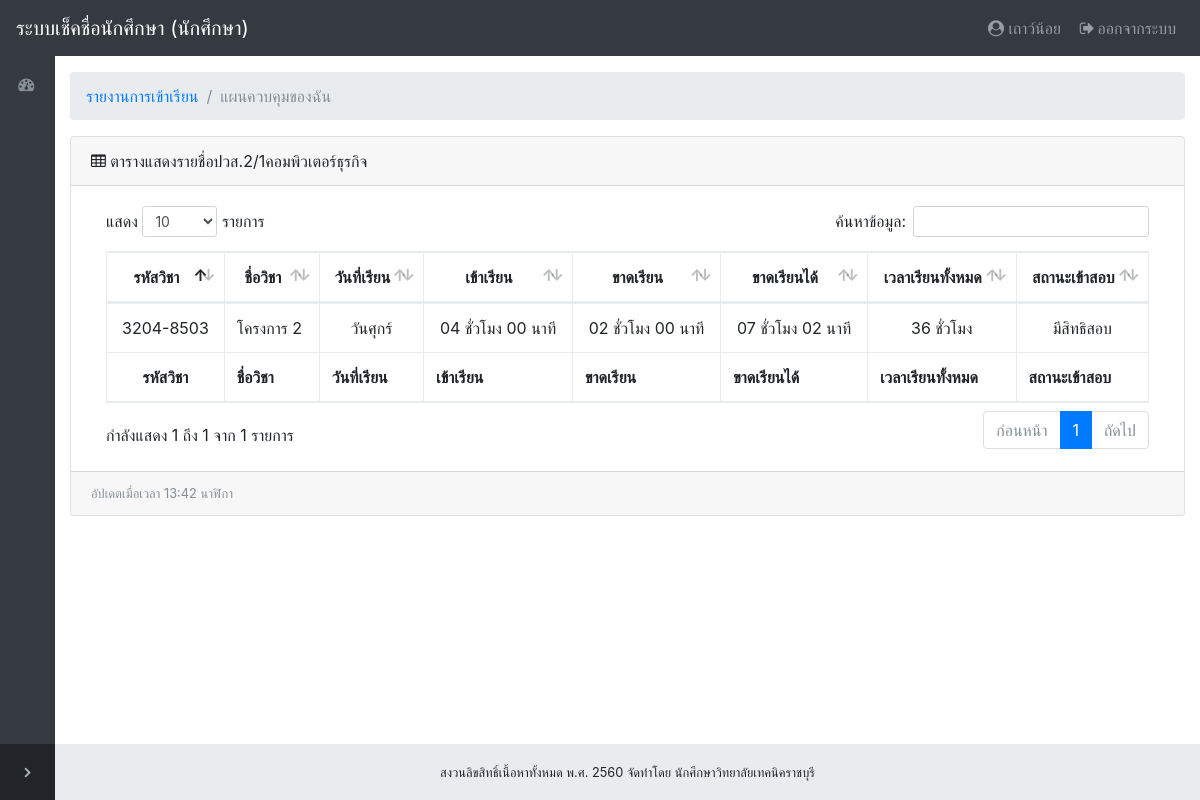
Page /login/student/ (signed in) on the committed database.
### tables this page shows
CREATE TABLE `subjects` (
  `ID` int(10) NOT NULL,
  `Subjects_code` varchar(10) NOT NULL,
  `Name` varchar(50) NOT NULL,
  `Time_start` varchar(20) NOT NULL,
  `Time_end` varchar(20) NOT NULL,
  `Time_all` varchar(10) NOT NULL,
  `Teacher_id` varchar(10) NOT NULL,
  `Day` varchar(10) NOT NULL,
  `St_class` varchar(20) NOT NULL,
  `St_department` varchar(50) NOT NULL,
  `Late` varchar(20) NOT NULL
);

### login/student/index.php (the view, shortened to what this page needs)
<?php
require("header.php");
$St_class =$_SESSION["St_class"];
$St_department =$_SESSION["St_department"];
$sql_result_subjects = mysqli_query($con, "SELECT * FROM subjects WHERE St_class='$St_class' AND St_department='$St_department' ");
?>
      <ol class="breadcrumb">
        <li class="breadcrumb-item">
          <a href="#">รายงานการเข้าเรียน</a>
        </li>
        <li class="breadcrumb-item active">แผนควบคุมของฉัน</li>
      </ol>
      <div class="card mb-3">
        <div class="card-header">
          <i class="fa fa-table"></i> ตารางแสดงรายชื่อ<?php echo $_SESSION["St_class"].$_SESSION["St_department"]; ?></div>
        <div class="card-body">
          <div class="table-responsive">
            <table class="table table-bordered" id="dataTable" width="100%" cellspacing="0">
              <thead>
                <tr>
                  <th style="text-align:center">รหัสวิชา</th>
                  <th style="text-align:center">ชื่อวิชา</th>
                  <th style="text-align:center">วันที่เรียน</th>
                  <th style="text-align:center">เข้าเรียน</th>
                  <th style="text-align:center">ขาดเรียน</th>
                  <th style="text-align:center">ขาดเรียนได้</th>
                  <th style="text-align:center">เวลาเรียนทั้งหมด</th>
                  <th style="text-align:center">สถานะเข้าสอบ</th>
                </tr>
              </thead>
              <tfoot>
                <tr>
                  <th style="text-align:center">รหัสวิชา</th>
                  <th>ชื่อวิชา</th>
                  <th>วันที่เรียน</th>
                  <th>เข้าเรียน</th>
                  <th>ขาดเรียน</th>
                  <th>ขาดเรียนได้</th>
                  <th>เวลาเรียนทั้งหมด</th>
                  <th>สถานะเข้าสอบ</th>
                </tr>
              </tfoot>
              <tbody>
                <?php
                      $Day_stop = 0;
                      while($sql_query_subjects = mysqli_fetch_array($sql_result_subjects, MYSQLI_ASSOC)){
                        $Subjects_ID = $sql_query_subjects['ID'];
                        $Subjects_code = $sql_query_subjects['Subjects_code'];
                        $Name = $sql_query_subjects['Name'];
                        $Day = $sql_query_subjects['Day'];
                        $Time_start = $sql_query_subjects['Time_start'];
                        $Time_end = $sql_query_subjects['Time_end'];
                        $sum_time = $Time_end-$Time_start;
                          $sql_stop_day = mysqli_query($con, "SELECT * FROM holiday WHERE Day='$Day' ");
                          while($rows_sql_stop_day = mysqli_fetch_array($sql_stop_day, MYSQLI_ASSOC)){
                              $Day_stop = $sum_time+$Day_stop;
                          }
                        $Time_all = $sql_query_subjects['Time_all'];
                        $Time_all_cover = ($Time_all*60)*60;
                        $Hours_all = '0';
                        $sql_result_record_status = mysqli_query($con, "SELECT Hours FROM record WHERE Subjects_ID='$Subjects_ID' AND Status='5' ");
                        $Hours_status_all = '0';
                        while($row_record_status = mysqli_fetch_array($sql_result_record_status,MYSQLI_ASSOC)){
                          $Hours_status = $row_record_status['Hours'];
                          $Hours_status_all = $Hours_status_all+$Hours_status;
                        }
                        $persen = 20;
                        $persen_check_status = ($Time_all_cover*$persen)/100;
                        $persen_check_status_sum = second_cover_hour($persen_check_status);
                        $Hours_all_sum = second_cover_hour($Hours_all+$Day_stop);
                        $time_kadreen = ($Hours_status_all-$Hours_all);
                        $time_kadreen_cover = second_cover_hour($time_kadreen);
                        if($time_kadreen > $persen_check_status){
                          $status_soob = "หมดสิทธิสอบ";
                          $status_css = "class='list-group-item-action list-group-item-danger'";
                        }elseif($time_kadreen <= $persen_check_status){
                          if($time_kadreen >= ($persen_check_status/2)){
                            $status_soob = "ใกล้หมดสิทธิสอบแล้ว";
                            $status_css = "class='list-group-item-action list-group-item-warning'";
                          }else{
                            $status_soob = "มีสิทธิสอบ";
                            $status_css = "";
                          }
                        }
                        echo "<tr $status_css>";
                          echo "<td style='text-align:center'>$Subjects_code </td>";
                          echo "<td>$Name</td>";
                          echo "<td style='text-align:center'>".Day_th($Day)."</td>";
                          echo "<td style='text-align:center'>$Hours_all_sum</td>";
                          echo "<td style='text-align:center'>$time_kadreen_cover</td>";
                          echo "<td style='text-align:center'>$persen_check_status_sum</td>";
                          echo "<td style='text-align:center'>$Time_all ชั่วโมง</td>";
                          echo "<td style='text-align:center'>$status_soob</td>";
                        echo "</tr>";
                        }
                ?>
              </tbody>
            </table>
          </div>
        </div>
        <div class="card-footer small text-muted">อัปเดตเมื่อเวลา <?php echo Time_now() ?> นาฬิกา</div>
      </div>
    </div>
<?php
require("footer.php");
?>

### login/student/css/sb-admin.css (style rules this page uses)
html { position: relative; min-height: 100%; }
body { overflow-x: hidden; }
body.sticky-footer { margin-bottom: 56px; }
body.fixed-nav { padding-top: 56px; }

### rows in the picture
subjects: Subjects_code "3204-8503", Name "โครงการ 2", Day "วันศุกร์", Hours_all_sum "04 ชั่วโมง 00 นาที", time_kadreen_cover "02 ชั่วโมง 00 นาที", Time_all "07 ชั่วโมง 02 นาที", Time_all "36", Time_all "มีสิทธิสอบ"

### other values in the picture
$_SESSION["Name"] "เถาว์น้อย"
$_SESSION["St_class"] "ปวส.2/1"
$_SESSION["St_department"] "คอมพิวเตอร์ธุรกิจ"
